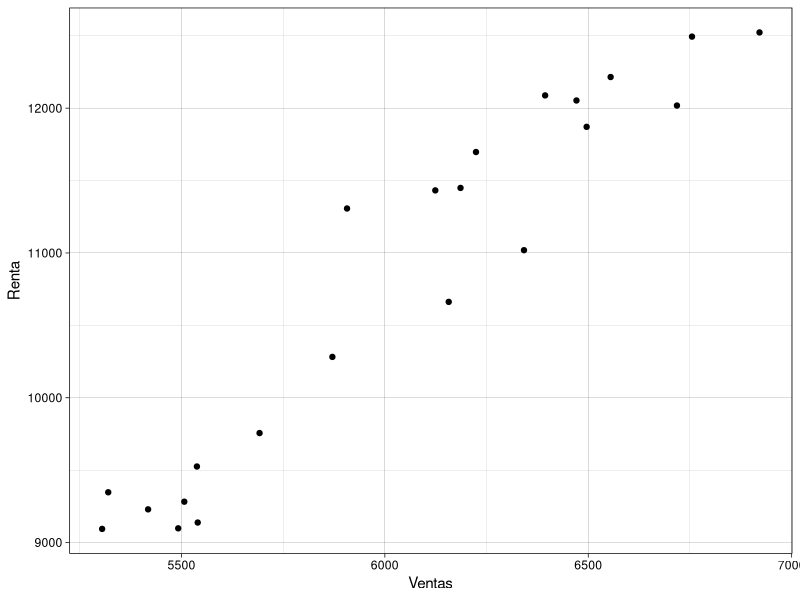
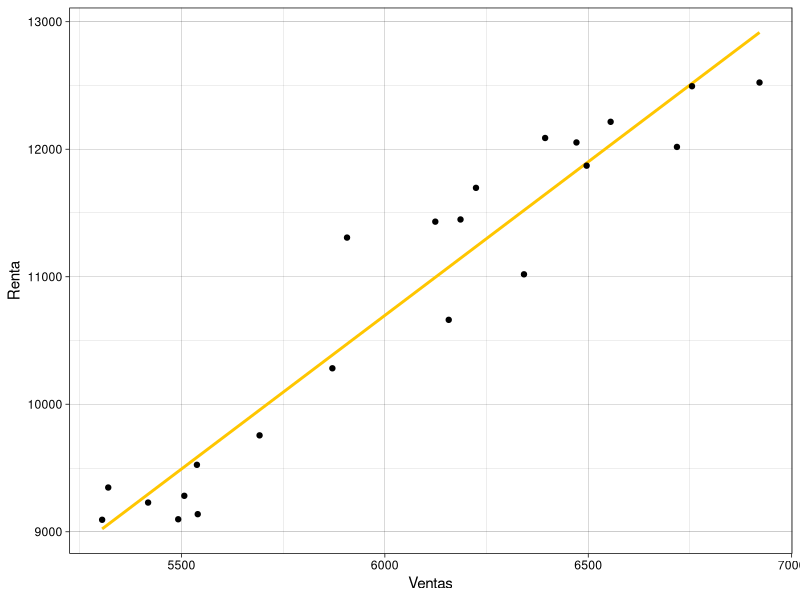
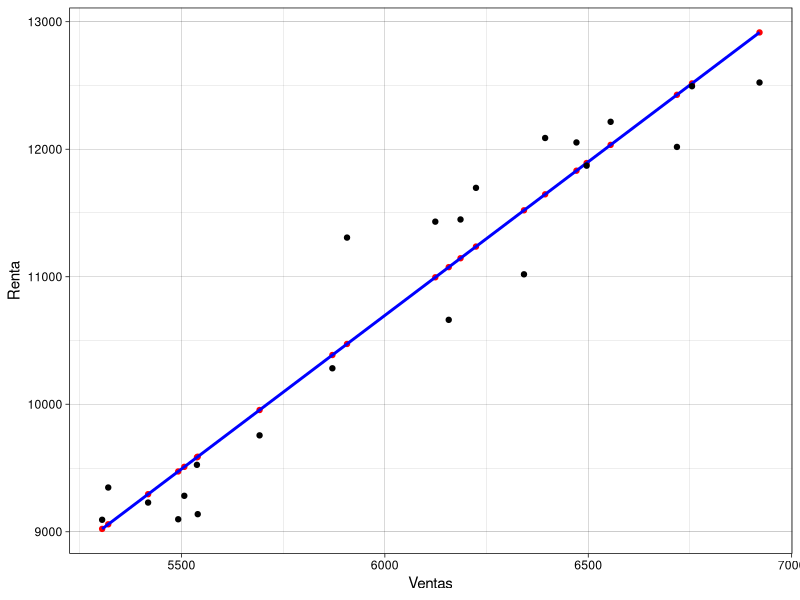

R code for these plots, in order:
library(openxlsx)
library(ggplot2)

sales <- read.xlsx("mrl/sales_data.xlsx", sheet = 1)

# dispersion plot
ggplot(sales, aes(x = Ventas, y = Renta)) +
    geom_point() +
    theme_linedraw()

# build model
mod_sales <- lm(Renta ~ Ventas, data = sales)
summary(mod_sales)

print('Intercepto')
mod_sales$coefficients[1]  # intercept

print('Pendiente')
mod_sales$coefficients[2]  # slope

print('Coeficiente de correlación')
# sigma(mod_sales)
summary(mod_sales)$sigma

print('R cuadrado')
summary(mod_sales)$r.squared

# dibuje los datos predictivos
ggplot(sales, aes(x = Ventas, y = Renta)) +
  geom_smooth(method = "lm", formula = y ~ x, se = FALSE, col = '#ffc600') +
  geom_point() +
  theme_linedraw()

sales$Predicted <- predict(mod_sales)

ggplot(sales, aes(x = Ventas, y = Renta)) +
  geom_point(aes(y = Predicted), col = 'red') +
  geom_smooth(method = "lm", formula = y ~ x, se = FALSE, col = 'blue') +
  geom_point() +
  theme_linedraw()
